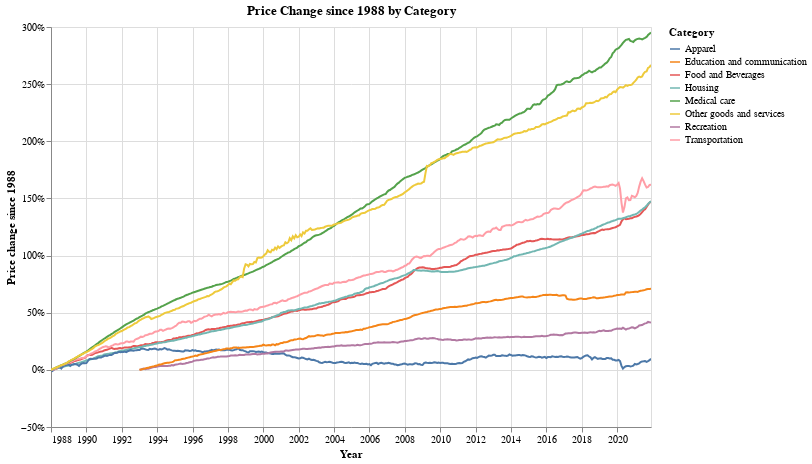

The notebook cell this image was saved under:
### Code cell
# Line Chart
alt.Chart(df[['date','change','Category']][(df['date'] >= start_date) & (df['date'] <= end_date)], title='Price Change since ' + str(start_year) +' by Category').mark_line().encode(
    x = alt.X('date', title = 'Year'),
    y = alt.Y('change', title='Price change since ' + str(start_year), axis=alt.Axis(format='%')),
    color = 'Category'
).properties(height=400, width=600).interactive()

### Figure 1 — Vega-Lite specification as saved in the notebook (floating-point values rounded to 4 significant figures; data arrays with more than 128 entries replaced by an {"elided": "..."} marker saying what was removed)
{"config": {"view": {"continuousWidth": 400, "continuousHeight": 300}}, "data": {"name": "data-6663b159320c08ef6dcde2c5e740fed2"}, "mark": "line", "encoding": {"color": {"field": "Category", "type": "nominal"}, "x": {"field": "date", "title": "Year", "type": "temporal"}, "y": {"axis": {"format": "%"}, "field": "change", "title": "Price change since 1988", "type": "quantitative"}}, "height": 400, "selection": {"selector016": {"type": "interval", "bind": "scales", "encodings": ["x", "y"]}}, "title": "Price Change since 1988 by Category", "width": 600, "$schema": "https://vega.github.io/schema/vega-lite/v4.17.0.json", "datasets": {"data-6663b159320c08ef6dcde2c5e740fed2": {"elided": "3144 records"}}}
